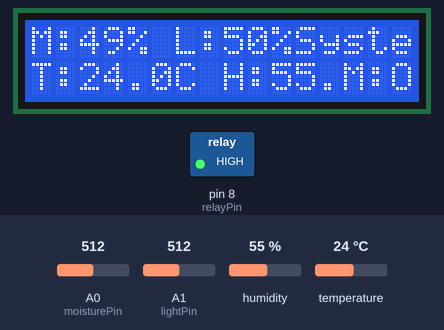
The sketch below on a simulated Arduino Uno, built with avr-gcc and run on an emulated ATmega328P. Parts: 16×2 character LCD, switched loads named in the sketch (green lamp = pin HIGH). The test bench sets the inputs (shaded band); at power-on: A0 (moisturePin) = 512, A1 (lightPin) = 512, humidity 55 %, temperature 24 °C. What the sketch prints to the serial monitor is not drawn.

Above: at 3.2 s.
3.3 s: A0 (moisturePin) set to 792
At 8.5 s:
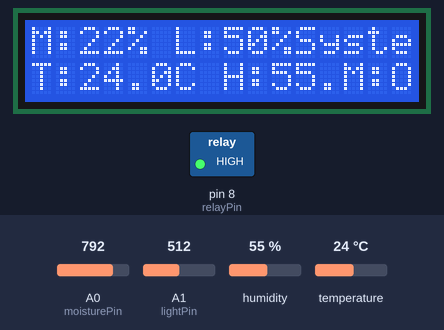
8.9 s: A0 (moisturePin) set to 809
At 13.5 s:
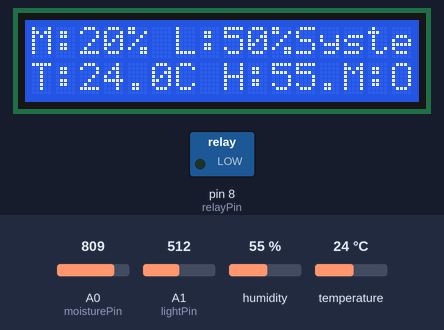
14.5 s: A1 (lightPin) set to 108
At 18.2 s:
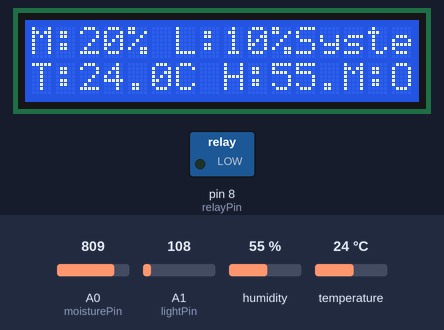
20.1 s: A1 (lightPin) set to 93
At 22.8 s:
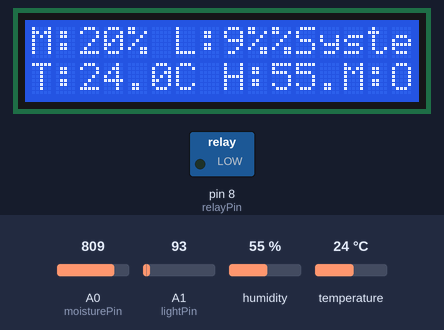
25.7 s: A0 (moisturePin) set to 416
At 28.7 s:
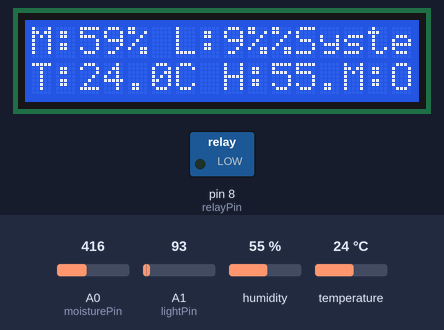
31.3 s: A0 (moisturePin) set to 382
At 33.6 s:
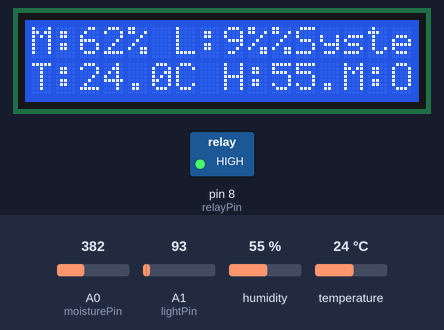
Timing chart, 0 to 35.1 s (numbered marks = the images above; inputs shaded):
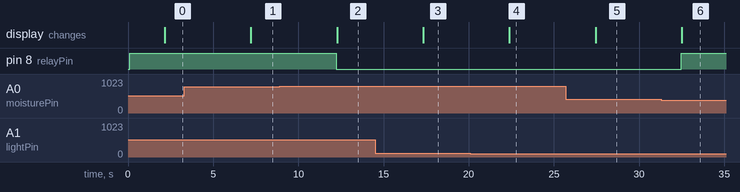

Measured:
- the behaviour switches between 800 and 801 on A0 (moisturePin) (found by bisection; images 1 and 2)
- the behaviour switches between 103 and 102 on A1 (lightPin) (found by bisection; images 3 and 4)
- the behaviour switches between 400 and 399 on A0 (moisturePin) (found by bisection; images 5 and 6)
- after the input at 3.3 s, the display: changes after 3.9 s (image 1)
- after the input at 8.9 s, pin 8 (relayPin): HIGH → LOW after 3.3 s; the display: changes after 3.4 s (image 2)
- after the input at 14.5 s, the display: changes after 2.8 s (image 3)
- after the input at 20.1 s, the display: changes after 2.3 s (image 4)
- after the input at 25.7 s, the display: changes after 1.7 s (image 5)
- after the input at 31.3 s, pin 8 (relayPin): LOW → HIGH after 1.2 s; the display: changes after 1.2 s (image 6)

The sketch:

Internship.ino
```cpp
#include <Wire.h>
#include <LiquidCrystal_I2C.h>
#include <DHT.h>

LiquidCrystal_I2C lcd(0x27, 16, 2);

#define DHTPIN 2
#define DHTTYPE DHT11
DHT dht(DHTPIN, DHTTYPE);

const int moisturePin = A0;
const int lightPin = A1;
const int relayPin = 8;
const int dryThreshold = 800;
const int wetThreshold = 400;

bool motorState = false;

void setup() {
  Serial.begin(9600);
  dht.begin();

  lcd.init();
  lcd.backlight();
  lcd.setCursor(0, 0);
  lcd.print("Smart Agri System");
  lcd.setCursor(0, 1);
  lcd.print("Initializing...");

  pinMode(relayPin, OUTPUT);
  digitalWrite(relayPin, HIGH);
  delay(2000);
}

void loop() {
  int moistureValue = analogRead(moisturePin);
  int lightValue = analogRead(lightPin);
  float humidity = dht.readHumidity();
  float temperature = dht.readTemperature();

  if (isnan(humidity) || isnan(temperature)) {
    Serial.println("Failed to read from DHT sensor!");
    return;
  }


  if (moistureValue > dryThreshold && !motorState) {
    digitalWrite(relayPin, LOW);
    motorState = true;
    Serial.println("Motor ON");
    updateLCDMotorState();
  } else if (moistureValue < wetThreshold && motorState) {
    digitalWrite(relayPin, HIGH);
    motorState = false;
    Serial.println("Motor OFF");
    updateLCDMotorState();
  }

  lcd.setCursor(0, 0);
  lcd.print("M:");
  lcd.print(map(moistureValue, 1023, 0, 0, 100));
  lcd.print("% L:");
  int lightPercentage = map(lightValue, 0, 1023, 0, 100);
  lcd.print(lightPercentage);
  lcd.print("%");

  lcd.setCursor(0, 1);
  lcd.print("T:"); lcd.print(temperature, 1);
  lcd.print("C H:"); lcd.print(humidity, 1);
  lcd.print("%");

  updateLCDMotorState();

  Serial.print("Moisture: "); Serial.print(moistureValue);
  Serial.print(" | Light: "); Serial.print(lightValue);
  Serial.print(" | Humidity: "); Serial.print(humidity);
  Serial.print(" | Temperature: "); Serial.println(temperature);

  delay(5000);
}
void updateLCDMotorState() {
  lcd.setCursor(13, 1); // Position the cursor at the end of the second line
  lcd.print("M:");
  if (motorState) {
    lcd.print("ON ");
  } else {
    lcd.print("OFF");
  }
}
```
